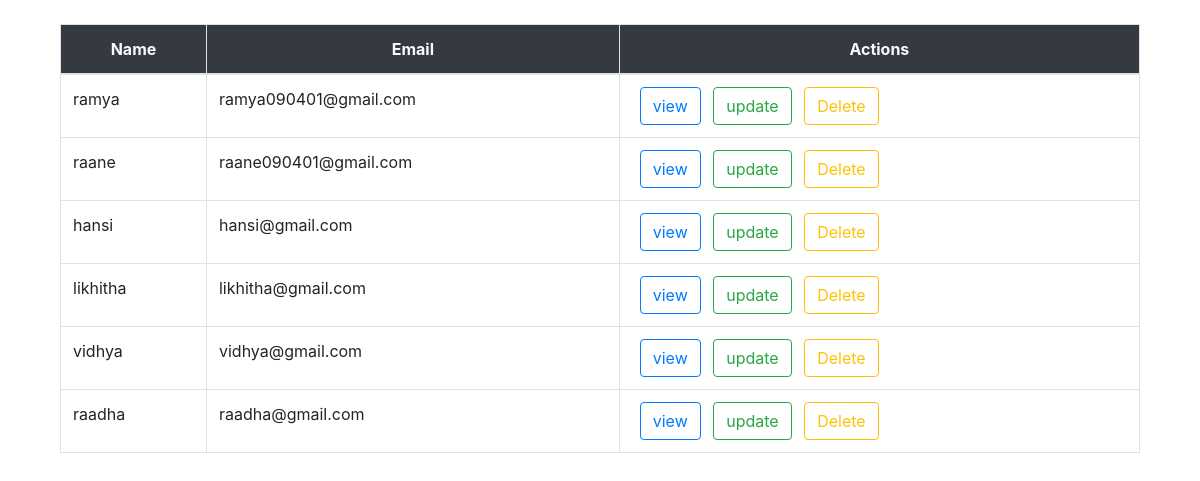
The app's page /retrive/ with its own data.
### firstapp/models.py (models this page shows)
class Register(models.Model):
	name=models.CharField(max_length=50)
	email=models.EmailField(max_length=50)

### firstapp/views.py (the view)
# urls.py: path('retrive/',views.retrive,name="dt"),
def retrive(request):
	reg=Register.objects.all()
	data={'data':reg}
	return render(request,'html/retrive.html',data)

### firstapp/templates/html/retrive.html (shortened to what this page needs)
{% load static %}
<!DOCTYPE html>
<html>
<head>
  <link rel="stylesheet" type="text/css" href="{% static 'css/bootstrap.min.css' %}">
</head>
<body>
	<div class="container mt-4">
		<div class="col-md">
			<table class="table table-hover table-bordered">
		<tr>
			<thead class="bg-dark text-center text-light">
				<th>Name</th>
				<th>Email</th>
				<th>Actions</th>
			</thead>
		</tr>
		<tr>
			<tbody>
				{% for row in data %}
				<tr>
				<td>{{row.name}}</td>
				<td>{{row.email}}</td>
				<td><a href="{% url 'sv' row.id %}" class="btn btn-outline-primary mx-2">view</a>
					<a href="{% url 'su' row.id %}" class="btn btn-outline-success">update</a>
					<a href="{% url 'sd' row.id %}" class="btn btn-outline-warning mx-2">Delete</a>
				</td>
			</tr>
				{% endfor %}
			</tbody>
		</tr>
	</table>
		</div>
	</div>
</body>
</html>

### records on screen
Register: name "ramya", email "ramya090401@gmail.com"
Register: name "raane", email "raane090401@gmail.com"
Register: name "hansi", email "hansi@gmail.com"
Register: name "likhitha", email "likhitha@gmail.com"
Register: name "vidhya", email "vidhya@gmail.com"
Register: name "raadha", email "raadha@gmail.com"
